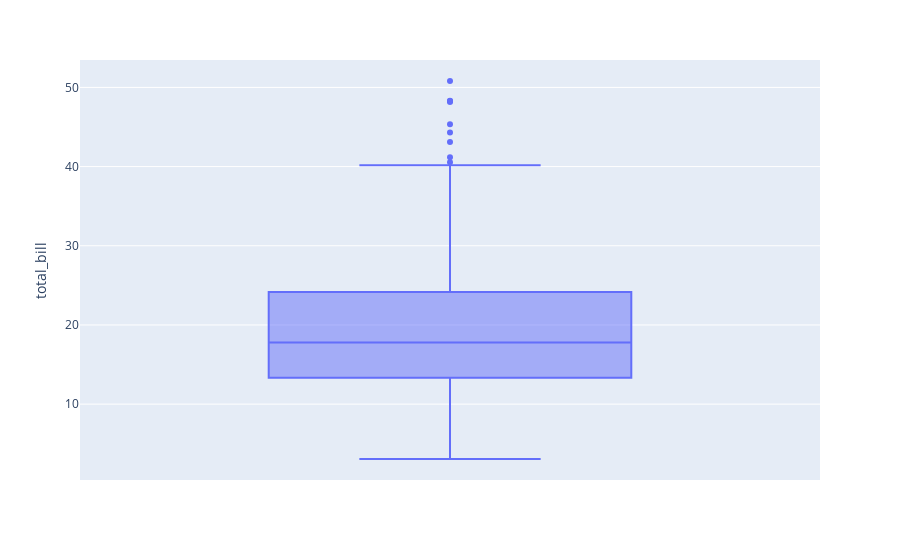

Notebook code for this chart:
### Code cell
import plotly.express as px
df = px.data.tips()
fig = px.box(df, y="total_bill")
fig.show()

### Figure 1 — Plotly figure (JSON) as saved in the notebook; plotly's stock layout.template omitted (floating-point values rounded to 4 significant figures; data arrays with more than 128 entries replaced by an {"elided": "..."} marker saying what was removed)
{"data": [{"alignmentgroup": "True", "hovertemplate": "total_bill=%{y}<extra></extra>", "legendgroup": "", "marker": {"color": "#636efa"}, "name": "", "notched": false, "offsetgroup": "", "orientation": "v", "showlegend": false, "type": "box", "x0": " ", "xaxis": "x", "y": {"elided": "244 float values"}, "y0": " ", "yaxis": "y"}], "layout": {"boxmode": "group", "legend": {"tracegroupgap": 0}, "margin": {"t": 60}, "xaxis": {"anchor": "y", "domain": [0, 1]}, "yaxis": {"anchor": "x", "domain": [0, 1], "title": {"text": "total_bill"}}}}
